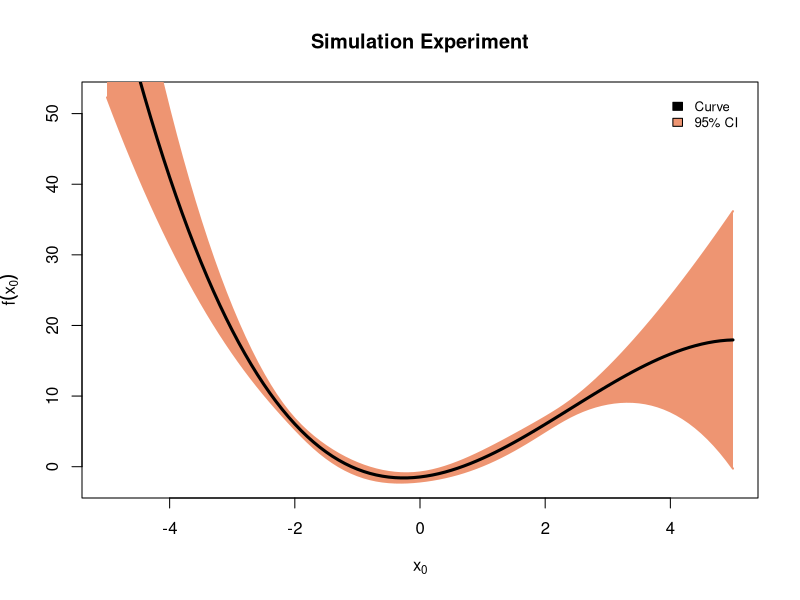

Recreate this plot in R.
# Ex 3.2 simulation experiment 
# Generate data
set.seed(3)
N <- 20
x_values <- rnorm(N, 0, 2)
X <- matrix(c(x_values^0, x_values, x_values^2, x_values^3), nrow = N)  # data 
B <- rnorm(4, mean = 0, sd = 0.1)  # coefficients 
noise <- rnorm(N, sd=10)  # N(0,1)
y <- X[,1]*B[1] + X[,2]*B[2] + X[,3]*B[3] + X[,4]*B[4] + noise  # generate y


# Approach 1
store_upper <- list()
store_lower <- list()
store_y_true <- list()
vals <- seq(-5, 5, by=0.1)
for(val in vals){
  x_0 <- c(val^0, val^1, val^2, val^3)
  
  part_1 <- t(x_0)%*%solve(t(X)%*%X)%*%t(X)%*%matrix(y)
  part_2 <- 1.96*sqrt(t(x_0)%*%solve(t(X)%*%X)%*%matrix(x_0))
  y_true <- part_1
  upper <- part_1 + part_2
  lower <- part_1 - part_2
  store_y_true <- append(store_y_true, y_true)
  store_upper <- append(store_upper, upper)
  store_lower <- append(store_lower, lower)
}

# plot the results
plot(vals, unlist(store_lower), type ='n', xlab = expression(x[0]), ylab = expression(f(x[0])), 
     main = 'Simulation Experiment')
lines(vals, unlist(store_upper),lwd=2, col='lightsalmon2')
lines(vals, unlist(store_lower),lwd=2, col='lightsalmon2')
polygon(x=c(vals, rev(vals)), y = c(unlist(store_upper), rev(unlist(store_lower))),  col = 'lightsalmon2', border = NA)
lines(vals, unlist(store_y_true),lwd=3, col='black')
legend(x = 'topright', legend = c('Curve', '95% CI'), fill = c('black', 'lightsalmon2'), 
      box.lty=0, inset=.02, cex = 0.8)




